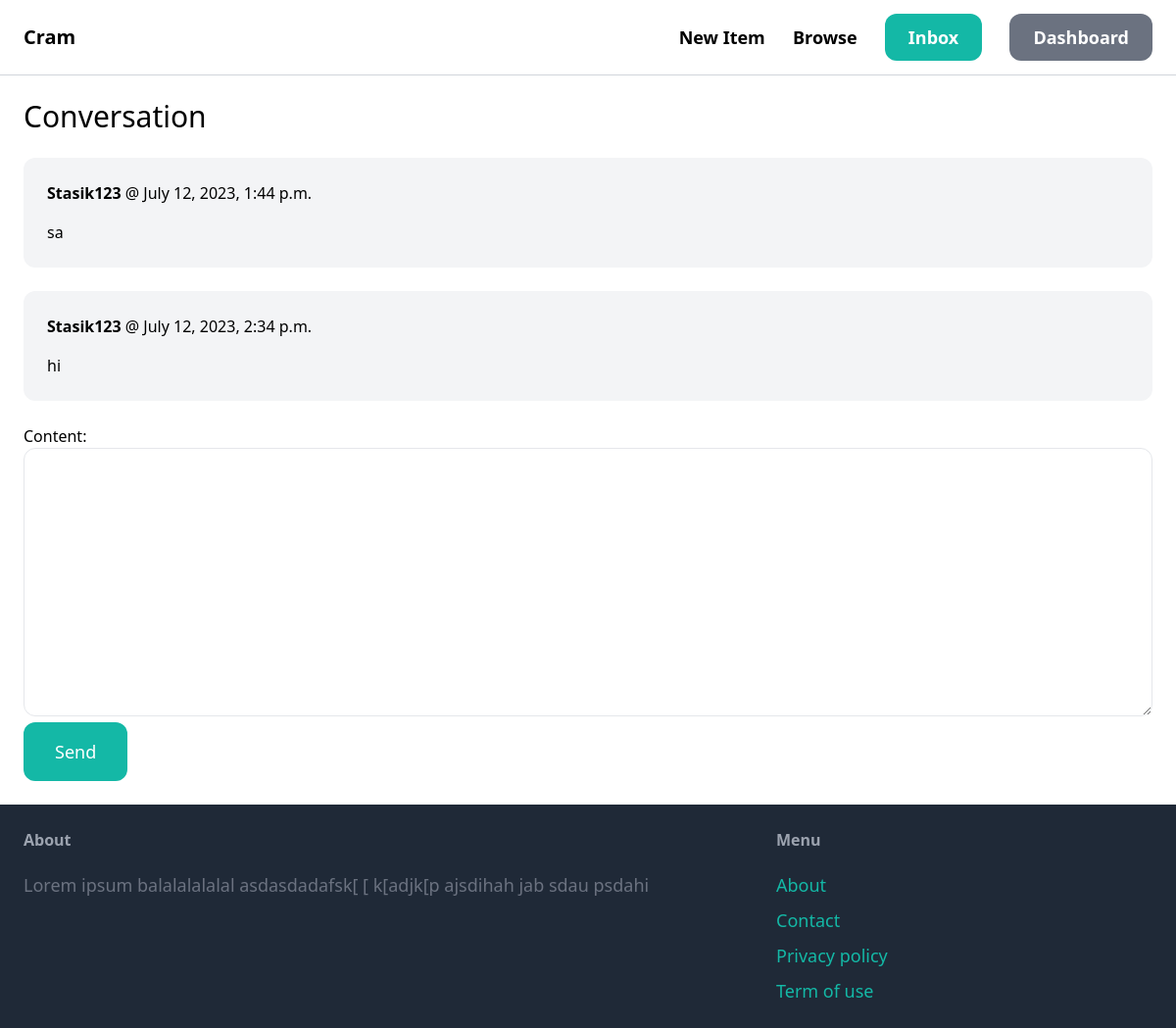
The page /inbox/2/ (signed in) on the database its author committed.
### conversation/models.py (models this page shows)
class ConversationMessage(models.Model):
    conversation = models.ForeignKey(Conversation, related_name='messages', on_delete=models.CASCADE)
    content = models.TextField()
    created_at = models.DateTimeField(auto_now_add=True)
    created_by = models.ForeignKey(User,related_name='created_messages', on_delete=models.CASCADE)

### conversation/views.py (the view)
# urls.py: path('<int:pk>/',views.detail,name='detail'),
@login_required
def detail(request,pk):
    conversation = Conversation.objects.filter(members__in=[request.user.id]).get(pk=pk)
    if request.method == 'POST':
        form = ConversationMessageForm(request.POST)
        if form.is_valid():
            conversation_message = form.save(commit=False)
            conversation_message.conversation = conversation
            conversation_message.created_by=request.user
            conversation_message.save()
            conversation.save()
            return redirect('conversation:detail',pk=pk)
    else:
        form = ConversationMessageForm()
    return render(request, 'conversation/detail.html',{
        'conversation': conversation,
        'form': form,
    })

### conversation/forms.py
class ConversationMessageForm(forms.ModelForm):
    class Meta:
        model = ConversationMessage
        fields = ('content',)
        widgets = {
            'content': forms.Textarea(attrs={
                'class': 'w-full py-4 px-6 rounded-xl border'
            })
        }

### conversation/templates/conversation/detail.html (shortened to what this page needs)
{% extends 'core/base.html'%}
{%block content %}
<h1 class ="mb-6 text-3xl">Conversation</h1>
<div class = "space-y-6">
  {% for message in conversation.messages.all %}
    <div class="p-6 flex {%if message.created_by == request.user%} bg-blue-100 {%else%} bg-gray-100 {%endif%} rounded-xl">
     <div>
         <p class ='mb-4'><strong>{{message.created_by.username}}</strong> @ {{message.created_at}} </p>
         <p>{{message.content}}</p>
     </div>
    </div>
  {% endfor %}
</div>
<form method="post" action="." class="mt-6">
    {{form.as_p}}
    <button class="py-4 px-8 text-lg bg-teal-500 hover:bg-teal-700 rounded-xl text-white">Send</button>
</form>
{%endblock%}

### rows shown on the page
ConversationMessage: created_by.username "Stasik123", created_at "July 12, 2023, 1:44 p.m.", content "sa"
ConversationMessage: created_by.username "Stasik123", created_at "July 12, 2023, 2:34 p.m.", content "hi"
